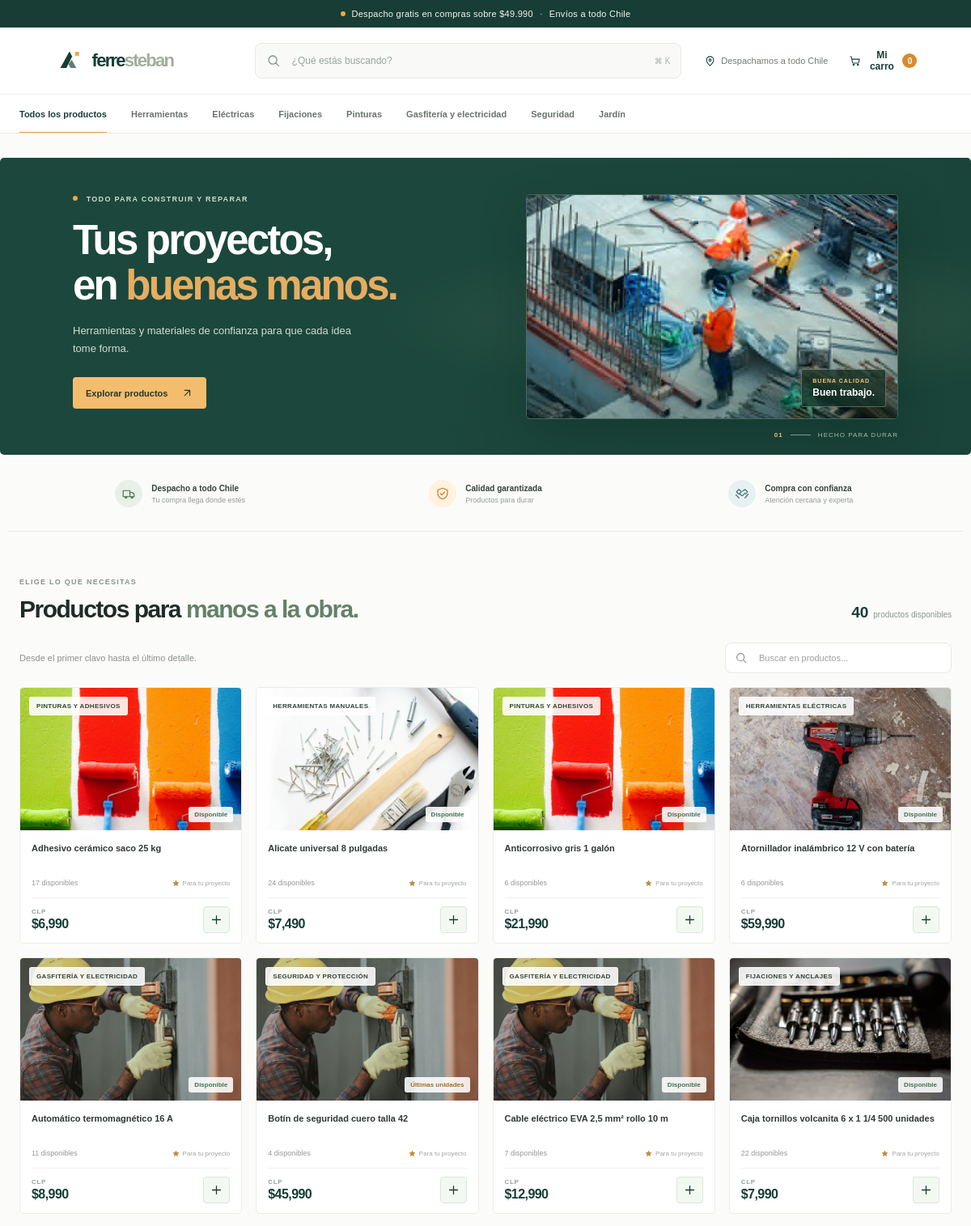
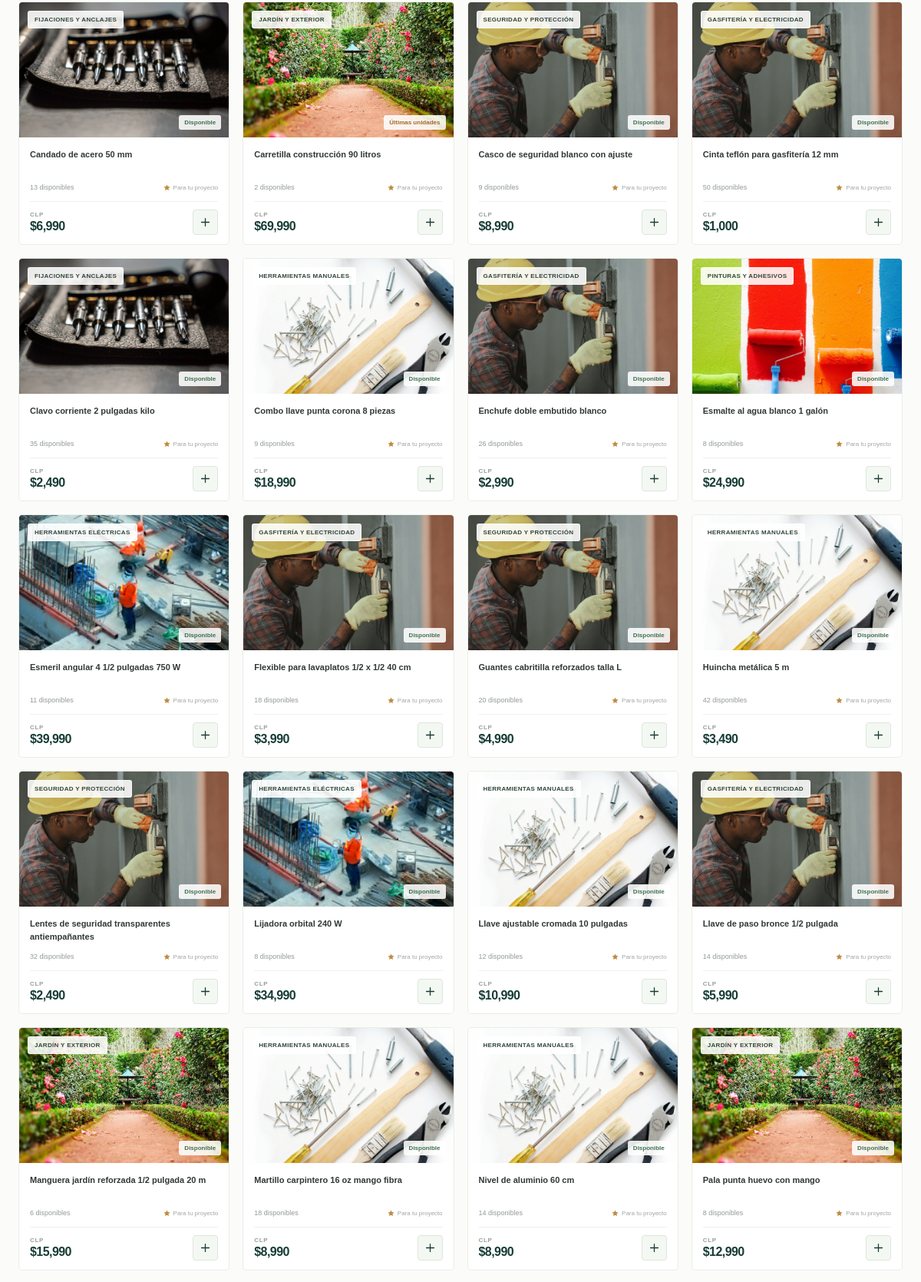
/productos/ (upper part), run on the app's committed database (2 pictures, top to bottom).
### productos/models.py (models this page shows, shortened)
class Producto(models.Model):
    nombre = models.CharField(max_length=255)
    categoria = models.ForeignKey(Categoria, on_delete=models.CASCADE)
    precio = models.DecimalField(max_digits=10, decimal_places=2)
    stock = models.IntegerField()
    creado_en = models.DateTimeField(default=timezone.now)

class Categoria(models.Model):
    nombre = models.CharField(max_length=255)
    descripcion = models.TextField()

### productos/views.py (the view)
# urls.py: path('', views.index, name='index')
def index(request):
    productos = Producto.objects.select_related('categoria').order_by('nombre')
    return render(request, 'productos/index.html', {'productos': productos})

### productos/templates/productos/index.html (shortened to what this page needs)
{% load static %}
<!DOCTYPE html>
<html lang="es">
<head>
  <link rel="stylesheet" href="{% static 'productos/catalogo.css' %}">
</head>
<body>
  <div class="announcement">
    <span class="announcement__spark" aria-hidden="true"></span>
    Despacho gratis en compras sobre $49.990 <span class="announcement__separator">·</span> Envíos a todo Chile
  </div>
  <header class="site-header">
    <a class="brand" href="/productos/" aria-label="Ferresteban, inicio">
      <span class="brand__mark" aria-hidden="true">
        <svg viewBox="0 0 40 40" fill="none">
          <path d="M8 29.5 19.8 8l3.6 6.6L15.8 29.5H8Z" fill="currentColor"/>
          <path d="m22.8 18.6 5.9 10.9h-7.5l-2.7-5 4.3-5.9Z" fill="currentColor" opacity=".68"/>
          <path d="M27.1 8.5h5.1v5.1h-5.1z" fill="#F4A640"/>
        </svg>
      </span>
      <span class="brand__name">ferre<span>steban</span></span>
    </a>
    <div class="header-search">
      <label class="search-box" for="product-search">
        <svg class="search-box__icon" viewBox="0 0 24 24" aria-hidden="true">
          <circle cx="10.8" cy="10.8" r="6.8"></circle>
          <path d="m16 16 4.5 4.5"></path>
        </svg>
        <input id="product-search" type="search" placeholder="¿Qué estás buscando?" autocomplete="off" aria-label="Buscar productos">
        <kbd>⌘ K</kbd>
      </label>
    </div>
    <div class="header-actions">
      <span class="delivery-note">
        <svg class="delivery-note__pin" viewBox="0 0 24 24" aria-hidden="true">
          <path d="M19 10c0 5-7 11-7 11S5 15 5 10a7 7 0 1 1 14 0Z"></path>
          <circle cx="12" cy="10" r="2.2"></circle>
        </svg>
        Despachamos a todo Chile
      </span>
      <button class="cart-button" type="button" aria-label="Carro de compras, 0 productos">
        <svg viewBox="0 0 24 24" aria-hidden="true">
          <path d="M3 4h2l2.1 11.1a2 2 0 0 0 2 1.6h8.6a2 2 0 0 0 1.9-1.4L21 9H6"></path>
          <circle cx="9.5" cy="20" r="1.2"></circle>
          <circle cx="18" cy="20" r="1.2"></circle>
        </svg>
        <span>Mi carro</span>
        <span class="cart-button__count" aria-live="polite">0</span>
      </button>
    </div>
  </header>
  <nav class="category-nav" aria-label="Navegación principal">
    <div class="category-nav__inner">
      <a class="category-nav__link category-nav__link--active" href="#catalogo">Todos los productos</a>
      <a class="category-nav__link" href="#catalogo" data-category-link="Herramientas manuales">Herramientas</a>
      <a class="category-nav__link" href="#catalogo" data-category-link="Herramientas eléctricas">Eléctricas</a>
      <a class="category-nav__link" href="#catalogo" data-category-link="Fijaciones y anclajes">Fijaciones</a>
      <a class="category-nav__link" href="#catalogo" data-category-link="Pinturas y adhesivos">Pinturas</a>
      <a class="category-nav__link" href="#catalogo" data-category-link="Gasfitería y electricidad">Gasfitería y electricidad</a>
      <a class="category-nav__link" href="#catalogo" data-category-link="Seguridad y protección">Seguridad</a>
      <a class="category-nav__link" href="#catalogo" data-category-link="Jardín y exterior">Jardín</a>
    </div>
  </nav>
  <main>
    <section class="hero" aria-labelledby="hero-title">
      <div class="hero__content">
        <p class="eyebrow"><span></span> TODO PARA CONSTRUIR Y REPARAR</p>
        <h1 id="hero-title">Tus proyectos,<br>en <em>buenas manos.</em></h1>
        <p class="hero__description">Herramientas y materiales de confianza para que cada idea tome forma.</p>
        <a class="hero__button" href="#catalogo">
          Explorar productos
          <svg viewBox="0 0 24 24" aria-hidden="true"><path d="M7 17 17 7M7 7h10v10"></path></svg>
        </a>
      </div>
      <div class="hero__visual" aria-hidden="true">
        <img class="hero__image" src="{% static 'productos/images/carpinteria.jpg' %}?v=2" alt="">
        <div class="hero__image-overlay"></div>
        <div class="hero__badge"><span>BUENA CALIDAD</span><strong>Buen trabajo.</strong></div>
      </div>
      <div class="hero__index"><span>01</span><i></i> HECHO PARA DURAR</div>
    </section>
    <section class="benefits" aria-label="Beneficios de comprar en Ferresteban">
      <div class="benefit">
        <span class="benefit__icon benefit__icon--green" aria-hidden="true">
          <svg viewBox="0 0 24 24"><path d="M3 7h11v10H3zM14 10h4l3 3v4h-7z"></path><circle cx="7.5" cy="18" r="1.5"></circle><circle cx="17.5" cy="18" r="1.5"></circle></svg>
        </span>
        <div><strong>Despacho a todo Chile</strong><span>Tu compra llega donde estés</span></div>
      </div>
      <div class="benefit">
        <span class="benefit__icon benefit__icon--orange" aria-hidden="true">
          <svg viewBox="0 0 24 24"><path d="m12 3 8 3v5c0 5-3.4 8.3-8 10-4.6-1.7-8-5-8-10V6l8-3Z"></path><path d="m8.5 12 2.2 2.2 4.8-5"></path></svg>
        </span>
        <div><strong>Calidad garantizada</strong><span>Productos para durar</span></div>
      </div>
      <div class="benefit">
        <span class="benefit__icon benefit__icon--blue" aria-hidden="true">
          <svg viewBox="0 0 24 24"><path d="m8 12 2.7 2.7a2 2 0 0 0 2.8 0l3.8-3.8"></path><path d="m3 9 4-4 4 4-4 4-4-4ZM13 8l4-3 4 4-3 4"></path><path d="m2 14 5 5M22 13l-5 6"></path></svg>
        </span>
        <div><strong>Compra con confianza</strong><span>Atención cercana y experta</span></div>
      </div>
    </section>
    <section class="catalog" id="catalogo" aria-labelledby="catalog-title">
      <div class="catalog__heading">
        <div>
          <p class="eyebrow eyebrow--muted">ELIGE LO QUE NECESITAS</p>
          <h2 id="catalog-title">Productos para <em>manos a la obra.</em></h2>
        </div>
        <div class="catalog__summary">
          <span class="catalog__count" id="results-count">{{ productos|length }}</span>
          <span id="results-label">productos disponibles</span>
        </div>
      </div>
      <div class="catalog__toolbar">
        <p>Desde el primer clavo hasta el último detalle.</p>
        <label class="catalog-search" for="catalog-search">
          <svg viewBox="0 0 24 24" aria-hidden="true"><circle cx="10.8" cy="10.8" r="6.8"></circle><path d="m16 16 4.5 4.5"></path></svg>
          <input id="catalog-search" type="search" placeholder="Buscar en productos..." autocomplete="off" aria-label="Buscar en el catálogo">
        </label>
      </div>
      <div class="product-grid" id="product-grid" data-image-base="{% static 'productos/images/' %}" aria-live="polite">
        {% for producto in productos %}
        <article class="product-card" data-product-card data-search="{{ producto.nombre|lower }} {{ producto.categoria.nombre|lower }}" data-product-name="{{ producto.nombre|lower }}" data-product-category="{{ producto.categoria.nombre|lower }}">
          <div class="product-card__visual product-card__visual--{{ forloop.counter0|divisibleby:4|yesno:'sage,cream' }}">
            <span class="product-card__category">{{ producto.categoria.nombre }}</span>
            <img
              class="product-card__image"
              data-product-image
              src="{% static 'productos/images/herramientas-manuales.jpg' %}"
              alt="Imagen referencial de {{ producto.nombre }}"
              loading="lazy">
            {% if producto.stock == 0 %}
            <span class="stock-badge stock-badge--out">Agotado</span>
            {% elif producto.stock <= 5 %}
            <span class="stock-badge stock-badge--low">Últimas unidades</span>
            {% else %}
            <span class="stock-badge">Disponible</span>
            {% endif %}
          </div>
          <div class="product-card__body">
            <h3>{{ producto.nombre }}</h3>
            <div class="product-card__meta">
              <span class="product-card__stock">{% if producto.stock > 0 %}{{ producto.stock }} disponibles{% else %}Consulta reposición{% endif %}</span>
              <span class="product-card__rating" aria-label="Recomendado">
                <svg viewBox="0 0 24 24" aria-hidden="true"><path d="m12 3 2.7 5.5 6.1.9-4.4 4.3 1 6.1-5.4-2.9-5.4 2.9 1-6.1-4.4-4.3 6.1-.9L12 3Z"></path></svg>
                <span>Para tu proyecto</span>
              </span>
            </div>
            <div class="product-card__purchase">
              <p class="product-card__price"><span>CLP</span> ${{ producto.precio|floatformat:"0g" }}</p>
              <button class="add-button" type="button" data-add-to-cart {% if producto.stock == 0 %}disabled{% endif %} aria-label="Agregar {{ producto.nombre }} al carro">
                <svg viewBox="0 0 24 24" aria-hidden="true"><path d="M12 5v14M5 12h14"></path></svg>
              </button>
            </div>
          </div>
        </article>
        {% endfor %}
      </div>
    </section>
  </main>
</body>
</html>

### data on the page
Producto: categoria.nombre "PINTURAS Y ADHESIVOS", shows "Disponible", nombre "Adhesivo cerámico saco 25 kg", stock "17", precio "6,990"
Producto: categoria.nombre "HERRAMIENTAS MANUALES", shows "Disponible", nombre "Alicate universal 8 pulgadas", stock "24", precio "7,490"
Producto: categoria.nombre "PINTURAS Y ADHESIVOS", shows "Disponible", nombre "Anticorrosivo gris 1 galón", stock "6", precio "21,990"
Producto: categoria.nombre "HERRAMIENTAS ELÉCTRICAS", shows a picture, shows "Disponible", nombre "Atornillador inalámbrico 12 V con batería", stock "6", precio "59,990"
Producto: categoria.nombre "GASFITERÍA Y ELECTRICIDAD", shows "Disponible", nombre "Automático termomagnético 16 A", stock "11", precio "8,990"
Producto: categoria.nombre "SEGURIDAD Y PROTECCIÓN", shows "Últimas unidades", nombre "Botín de seguridad cuero talla 42", stock "4", precio "45,990"
Producto: categoria.nombre "GASFITERÍA Y ELECTRICIDAD", shows "Disponible", nombre "Cable eléctrico EVA 2,5 mm² rollo 10 m", stock "7", precio "12,990"
Producto: categoria.nombre "FIJACIONES Y ANCLAJES", shows "Disponible", nombre "Caja tornillos volcanita 6 x 1 1/4 500 unidades", stock "22", precio "7,990"
Producto: categoria.nombre "FIJACIONES Y ANCLAJES", shows "Disponible", nombre "Candado de acero 50 mm", stock "13", precio "6,990"
Producto: categoria.nombre "JARDÍN Y EXTERIOR", shows "Últimas unidades", nombre "Carretilla construcción 90 litros", stock "2", precio "69,990"
Producto: categoria.nombre "SEGURIDAD Y PROTECCIÓN", shows "Disponible", nombre "Casco de seguridad blanco con ajuste", stock "9", precio "8,990"
Producto: categoria.nombre "GASFITERÍA Y ELECTRICIDAD", shows "Disponible", nombre "Cinta teflón para gasfitería 12 mm", stock "50", precio "1,000"
Producto: categoria.nombre "FIJACIONES Y ANCLAJES", shows "Disponible", nombre "Clavo corriente 2 pulgadas kilo", stock "35", precio "2,490"
Producto: categoria.nombre "HERRAMIENTAS MANUALES", shows "Disponible", nombre "Combo llave punta corona 8 piezas", stock "9", precio "18,990"
Producto: categoria.nombre "GASFITERÍA Y ELECTRICIDAD", shows "Disponible", nombre "Enchufe doble embutido blanco", stock "26", precio "2,990"
Producto: categoria.nombre "PINTURAS Y ADHESIVOS", shows "Disponible", nombre "Esmalte al agua blanco 1 galón", stock "8", precio "24,990"
Producto: categoria.nombre "HERRAMIENTAS ELÉCTRICAS", shows "Disponible", nombre "Esmeril angular 4 1/2 pulgadas 750 W", stock "11", precio "39,990"
Producto: categoria.nombre "GASFITERÍA Y ELECTRICIDAD", shows "Disponible", nombre "Flexible para lavaplatos 1/2 x 1/2 40 cm", stock "18", precio "3,990"
Producto: categoria.nombre "SEGURIDAD Y PROTECCIÓN", shows "Disponible", nombre "Guantes cabritilla reforzados talla L", stock "20", precio "4,990"
Producto: categoria.nombre "HERRAMIENTAS MANUALES", shows "Disponible", nombre "Huincha metálica 5 m", stock "42", precio "3,490"
Producto: categoria.nombre "SEGURIDAD Y PROTECCIÓN", shows "Disponible", nombre "Lentes de seguridad transparentes antiempañantes", stock "32", precio "2,490"
Producto: categoria.nombre "HERRAMIENTAS ELÉCTRICAS", shows "Disponible", nombre "Lijadora orbital 240 W", stock "8", precio "34,990"
Producto: categoria.nombre "HERRAMIENTAS MANUALES", shows "Disponible", nombre "Llave ajustable cromada 10 pulgadas", stock "12", precio "10,990"
Producto: categoria.nombre "GASFITERÍA Y ELECTRICIDAD", shows "Disponible", nombre "Llave de paso bronce 1/2 pulgada", stock "14", precio "5,990"
Producto: categoria.nombre "JARDÍN Y EXTERIOR", shows "Disponible", nombre "Manguera jardín reforzada 1/2 pulgada 20 m", stock "6", precio "15,990"
Producto: categoria.nombre "HERRAMIENTAS MANUALES", shows "Disponible", nombre "Martillo carpintero 16 oz mango fibra", stock "18", precio "8,990"
Producto: categoria.nombre "HERRAMIENTAS MANUALES", shows "Disponible", nombre "Nivel de aluminio 60 cm", stock "14", precio "8,990"
Producto: categoria.nombre "JARDÍN Y EXTERIOR", shows "Disponible", nombre "Pala punta huevo con mango", stock "8", precio "12,990"

### other printed values
{{ productos|length }} "40"
